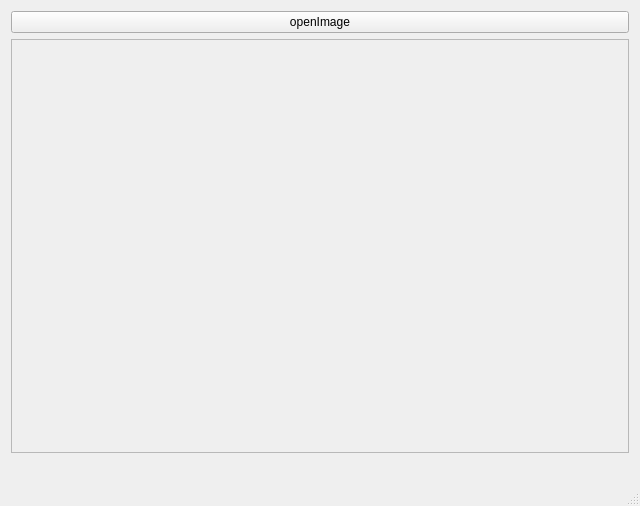
<?xml version="1.0" encoding="UTF-8"?>
<ui version="4.0">
 <class>MyQtGUIClass</class>
 <widget class="QMainWindow" name="MyQtGUIClass">
  <property name="geometry">
   <rect>
    <x>0</x>
    <y>0</y>
    <width>640</width>
    <height>506</height>
   </rect>
  </property>
  <property name="mouseTracking">
   <bool>false</bool>
  </property>
  <property name="windowTitle">
   <string>MyQtGUI</string>
  </property>
  <widget class="QWidget" name="centralWidget">
   <layout class="QVBoxLayout" name="verticalLayout">
    <item>
     <widget class="QPushButton" name="openImage">
      <property name="text">
       <string>openImage</string>
      </property>
     </widget>
    </item>
    <item>
     <widget class="QScrollArea" name="scrollArea">
      <property name="widgetResizable">
       <bool>true</bool>
      </property>
      <widget class="QWidget" name="scrollAreaWidgetContents">
       <property name="geometry">
        <rect>
         <x>0</x>
         <y>0</y>
         <width>620</width>
         <height>415</height>
        </rect>
       </property>
      </widget>
     </widget>
    </item>
    <item>
     <widget class="QLabel" name="label">
      <property name="text">
       <string/>
      </property>
     </widget>
    </item>
   </layout>
  </widget>
  <widget class="QStatusBar" name="statusBar"/>
 </widget>
 <layoutdefault spacing="6" margin="11"/>
 <resources>
  <include location="MyQtGUI.qrc"/>
 </resources>
 <connections>
  <connection>
   <sender>openImage</sender>
   <signal>clicked()</signal>
   <receiver>MyQtGUIClass</receiver>
   <slot>on_OpenImage_clicked()</slot>
   <hints>
    <hint type="sourcelabel">
     <x>95</x>
     <y>31</y>
    </hint>
    <hint type="destinationlabel">
     <x>84</x>
     <y>167</y>
    </hint>
   </hints>
  </connection>
 </connections>
 <slots>
  <slot>on_OpenImage_clicked()</slot>
 </slots>
</ui>
